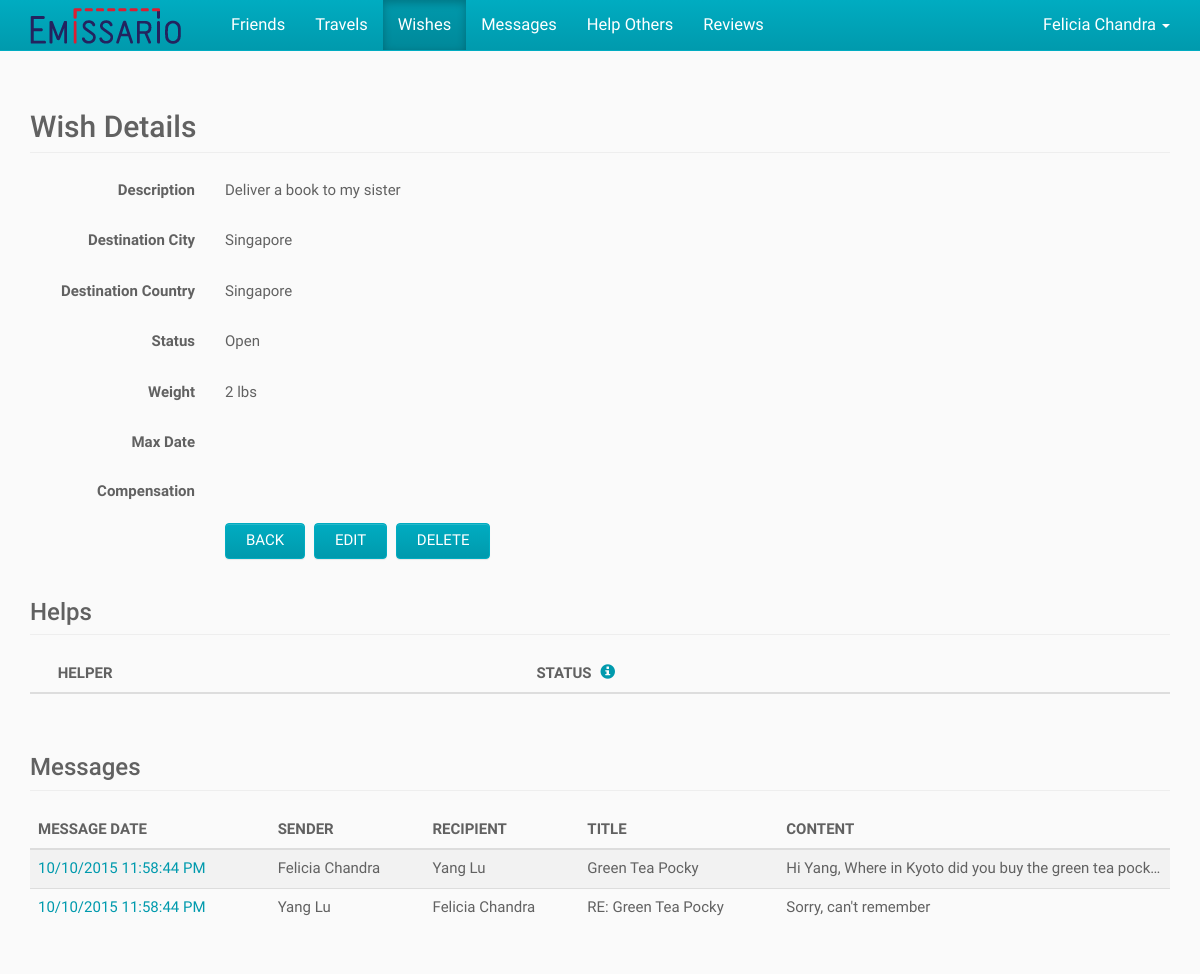
The app's page /index.php/wishes/view/1 (signed in) with its own data.
### tables this page shows
CREATE TABLE IF NOT EXISTS User (
	ID BIGINT NOT NULL AUTO_INCREMENT,
    First_Name VARCHAR(100) NOT NULL,
    Last_Name VARCHAR(100) NULL,
    Email VARCHAR(100) NOT NULL UNIQUE,
    `Password` CHAR(255) NOT NULL,
    City VARCHAR(100) NULL,
    State VARCHAR(100) NULL,
    Country VARCHAR(2) NULL,
    Phone VARCHAR(100) NULL,
    Created_On DATETIME NULL,
    Modified_On DATETIME NULL,
    PRIMARY KEY (ID)
);

CREATE TABLE IF NOT EXISTS Wish (
	ID BIGINT NOT NULL AUTO_INCREMENT,
    User_ID BIGINT NOT NULL,
    Description VARCHAR(1000) NOT NULL,
    Image BLOB NULL,
    Weight VARCHAR(50) NULL,
    Destination_City VARCHAR(100) NULL,
    Destination_Country VARCHAR(2) NULL,
    Max_Date DATE NULL,
    Compensation VARCHAR(100) NULL,
    Created_On DATETIME NULL,
    Modified_On DATETIME NULL,
    PRIMARY KEY (ID),
    FOREIGN KEY (User_ID) REFERENCES User (ID)
);

CREATE TABLE IF NOT EXISTS Country (
	Country_Code VARCHAR(2) NOT NULL,
    Country_Name VARCHAR(100) NOT NULL,
    Created_On DATETIME NULL,
    Modified_On DATETIME NULL,
    PRIMARY KEY (Country_Code)
);

CREATE TABLE IF NOT EXISTS Message (
	ID BIGINT NOT NULL AUTO_INCREMENT,
    Sender_ID BIGINT NOT NULL,
    Recipient_ID BIGINT NOT NULL,
    Title VARCHAR(255) NULL,
    Content VARCHAR(10000) NOT NULL,
    Unread BIT NOT NULL DEFAULT 1,
    Wish_ID BIGINT NULL,
    Created_On DATETIME NULL,
    Modified_On DATETIME NULL,
    PRIMARY KEY (ID),
    FOREIGN KEY (Sender_ID) REFERENCES User (ID),
    FOREIGN KEY (Recipient_ID) REFERENCES User (ID),
    FOREIGN KEY (Wish_ID) REFERENCES Wish (ID)
);

### application/controllers/wishes.php (called while the page is built, shortened)
<?php
class Wishes
{
	public function view($wishID)
	{
		$userID = $GLOBALS["beans"]->siteHelper->getSession("userID");
		$wish = $GLOBALS["beans"]->wishService->getWish($wishID, $userID);
		$messages = $GLOBALS["beans"]->messageService->getMessagesForWish($wishID, $userID);
		require APP . 'views/_templates/header.php';
		require APP . 'views/wishes/view.php';
		require APP . 'views/_templates/footer.php';
	}
}

### index.php (called while the page is built, shortened)
<?php
$app = new Application();

### application/core/service.php (called while the page is built)
<?php
class Service
{
	function __construct($model)
	{
		$this->model = $model;
	}
}

### application/core/model.php (called while the page is built)
<?php
class Model
{
	function __construct($db)
	{
		$this->db = $db;
	}
}

### application/models/userModel.php (called while the page is built, shortened)
<?php
class UserModel extends Model
{
	public function getUser($userID)
	{
		$sql = "SELECT User.*, Country.Country_Name, State.State_Name
				FROM User
				LEFT JOIN Country ON Country.Country_Code = User.Country
				LEFT JOIN State ON State.State_Code = User.State
				WHERE User.ID = :user_id";
		$parameters = array(":user_id" => $userID);
		return $GLOBALS["beans"]->queryHelper->getSingleRowObject($this->db, $sql, $parameters);
	}
}

### application/helpers/queryHelper.php (called while the page is built, shortened)
<?php
class QueryHelper
{
	public function getSingleRowObject($db, $sql, $parameters) {
		$query = $db->prepare($sql);
		$query->execute($parameters);
		$result = $query->fetch();
		return $result;
	}
}

### application/services/userService.php (called while the page is built, shortened)
<?php
class UserService extends Service
{
	public function getUser($userID)
	{
		return $this->model->getUser($userID);
	}
}

### application/models/wishModel.php (called while the page is built, shortened)
<?php
class WishModel extends Model
{
	public function getWish($wishID, $userID = "", $wishStatus = "")
	{
		$sql = "SELECT Wish.*,
					DATE_FORMAT(Wish.Max_Date, '%m/%d/%Y') AS Formatted_Max_Date,
					Country.Country_Name AS Destination_Country_Name
				FROM Wish
				LEFT JOIN Country ON Country.Country_Code = Wish.Destination_Country
				WHERE Wish.ID = :wish_id";
		if (is_numeric($userID)) {
			$sql .= " AND Wish.User_ID = :user_id";
		}
		$parameters = array(':wish_id' => $wishID);
		if (is_numeric($userID)) {
			$parameters[":user_id"] = $userID;
		}
		return $GLOBALS["beans"]->queryHelper->getSingleRowObject($this->db, $sql, $parameters);
	}
}

### application/services/wishService.php (called while the page is built, shortened)
<?php
class WishService extends Service
{
	public function getWish($wishID, $userID = "", $wishStatus = "")
	{
		return $this->model->getWish($wishID, $userID, $wishStatus);
	}
}

### application/models/messageModel.php (called while the page is built, shortened)
<?php
class MessageModel extends Model
{
	public function getMessagesForWish($wishID, $userID = "")
	{
		$sql = "SELECT Message.*,
					Sender.First_name AS Sender_First_Name,
					Sender.Last_name AS Sender_Last_Name,
					Recipient.First_Name AS Recipient_First_Name,
					Recipient.Last_Name AS Recipient_Last_Name,
					DATE_FORMAT(Message.Created_On, '%m/%d/%Y %r') AS Formatted_Created_On
				FROM Message
				INNER JOIN Wish ON Wish.ID = Message.Wish_ID
				INNER JOIN User Sender ON Sender.ID = Message.Sender_ID
				INNER JOIN User Recipient ON Recipient.ID = Message.Recipient_ID
				WHERE Message.Wish_ID = :wish_id";
		if (is_numeric($userID)) {
			$sql .= " AND (Wish.User_ID = :user_id
						OR Message.Recipient_ID = :user_id
						OR Message.Sender_ID = :user_id)";
		}
		$sql .= " ORDER BY Message.Created_On DESC";
		$parameters = array(":wish_id" => $wishID);
		if (is_numeric($userID))
		{
			$parameters[":user_id"] = $userID;
		}
		$query = $this->db->prepare($sql);
		$query->execute($parameters);
		return $query->fetchAll();
	}
}

### application/services/messageService.php (called while the page is built, shortened)
<?php
class MessageService extends Service
{
	public function getMessagesForWish($wishID, $userID = "")
	{
		return $this->model->getMessagesForWish($wishID, $userID);
	}
}

### application/views/wishes/view.php (the view, shortened to what this page needs)
<div class="container">
	<h2 class="page-header">Wish Details</h2>
	<div class="section form-horizontal">
		<div class="form-group">
			<label class="col-sm-2 control-label">Description</label>
			<div class="col-sm-10">
				<p class="form-control-static"><?php echo $wish->Description ?></p>
			</div>
		</div>
		<div class="form-group">
			<label class="col-sm-2 control-label">Destination City</label>
			<div class="col-sm-10">
				<p class="form-control-static"><?php echo $wish->Destination_City ?></p>
			</div>
		</div>
		<div class="form-group">
			<label class="col-sm-2 control-label">Destination Country</label>
			<div class="col-sm-10">
				<p class="form-control-static"><?php echo $wish->Destination_Country_Name ?></p>
			</div>
		</div>
		<div class="form-group">
			<label class="col-sm-2 control-label">Status</label>
			<div class="col-sm-10">
				<p class="form-control-static"><?php echo $wish->Status ?></p>
			</div>
		</div>
		<div class="form-group">
			<label class="col-sm-2 control-label">Weight</label>
			<div class="col-sm-10">
				<p class="form-control-static"><?php echo $wish->Weight ?></p>
			</div>
		</div>
		<div class="form-group">
			<label class="col-sm-2 control-label">Max Date</label>
			<div class="col-sm-10">
				<p class="form-control-static"><?php echo $wish->Formatted_Max_Date ?></p>
			</div>
		</div>
		<div class="form-group">
			<label class="col-sm-2 control-label">Compensation</label>
			<div class="col-sm-10">
				<p class="form-control-static"><?php echo $wish->Compensation ?></p>
			</div>
		</div>
		<div class="form-group">
			<div class="col-sm-offset-2 col-sm-10">
				<button type="button" id="back" class="btn btn-default">Back</button>
				<?php if (strcasecmp("Open", $wish->Status) == 0) { ?>
					<button type="button" id="edit" class="btn btn-default">Edit</button>
					<button type="button" id="delete" class="btn btn-default">Delete</button>
				<?php } elseif (strcasecmp("Accepted", $wish->Status) == 0) { ?>
					<button type="button" id="close" class="btn btn-default">Close</button>
				<?php } ?>
			</div>
		</div>
	</div>
	<div class="section">
		<h3 class="page-header">Helps</h3>
		<div class="table-responsive">
			<table class="table table-striped">
				<thead>
					<tr>
						<th width="1%">&nbsp;</th>
						<th>Helper</th>
						<th>
							Status
							<a id="statusInfo" tabindex="0" role="button" data-toggle="popover" class="info-button">
								<i class="glyphicon glyphicon-info-sign"></i>
							</a>
						</th>
					</tr>
				</thead>
			</table>
		</div>
	</div>
	<div class="section">
		<h3 class="page-header">Messages</h3>
		<div class="table-responsive">
			<table class="table table-striped">
				<thead>
					<tr>
						<th>Message Date</th>
						<th>Sender</th>
						<th>Recipient</th>
						<th>Title</th>
						<th>Content</th>
					</tr>
				</thead>
				<tbody>
					<?php foreach ($messages as $message) { ?>
						<tr>
							<td>
								<a href="<?php echo URL_WITH_INDEX_FILE . "messages/view/" . $message->ID; ?>">
									<?php echo $message->Formatted_Created_On ?>
								</a>
							</td>
							<td><?php echo $message->Sender_First_Name . " " . $message->Sender_Last_Name ?></td>
							<td><?php echo $message->Recipient_First_Name . " " . $message->Recipient_Last_Name ?></td>
							<td><?php echo $message->Title ?></td>
							<td class="truncate"><?php echo $message->Content ?></td>
						</tr>
					<?php } ?>
				</tbody>
			</table>
		</div>
	</div>
</div>

### application/views/_templates/header.php (shortened to what this page needs)
<?php
$activeView = "";
if (array_key_exists("PATH_INFO", $_SERVER)) {
	$pathInfoArray = explode("/", $_SERVER["PATH_INFO"]);
	$activeView = $pathInfoArray[1];
}
if (!isset($user)) {
	$user = $GLOBALS["beans"]->userService->getUser($userID);
}
?><!DOCTYPE html>
<html lang="en">
<head>
	<link href="<?php echo URL; ?>public/css/bootstrap.css" rel="stylesheet">
	<link href="<?php echo URL; ?>public/css/bootstrap-theme.css" rel="stylesheet">
	<link href="<?php echo URL; ?>public/css/bootstrap-datepicker3.css" rel="stylesheet">
</head>
<body>
	<nav class="navbar navbar-inverse navbar-fixed-top">
		<div class="container">
			<div class="navbar-header">
				<a class="navbar-brand" href="<?php echo URL_WITH_INDEX_FILE; ?>">
					<img alt="Emissario" src="<?php echo URL; ?>public/img/logo.png" />
				</a>
			</div>
			<?php if (is_numeric($userID)) { ?>
				<div id="navbar" class="navbar-collapse collapse">
					<ul class="nav navbar-nav navbar-left">
						<?php echo $GLOBALS["beans"]->siteHelper->getNavigationHTML($activeView); ?>
					</ul>
					<ul class="nav navbar-nav navbar-right">
						<li class="dropdown">
							<a class="dropdown-toggle" href="#!" aria-expanded="false" aria-haspopup="true" role="button" data-toggle="dropdown">
								<?php echo $user->First_Name . " " . $user->Last_Name ?>
								<span class="caret"></span>
							</a>
						</li>
					</ul>
				</div>
			<?php } ?>
		</div>
	</nav>

### records on screen
user: First_Name "Felicia", Last_Name "Chandra"
wish: Description "Deliver a book to my sister", Destination_City "Singapore", country.Country_Name "Singapore", Status "Open", Weight "2 lbs"
message: Formatted_Created_On "10/10/2015 11:58:44 PM", Sender_ID.First_Name "Felicia", Sender_ID.Last_Name "Chandra", Recipient_ID.First_Name "Yang", Recipient_ID.Last_Name "Lu", Title "Green Tea Pocky", Content "Hi Yang, Where in Kyoto did you buy the green tea pock…"
message: Formatted_Created_On "10/10/2015 11:58:44 PM", Sender_ID.First_Name "Yang", Sender_ID.Last_Name "Lu", Recipient_ID.First_Name "Felicia", Recipient_ID.Last_Name "Chandra", Title "RE: Green Tea Pocky", Content "Sorry, can't remember"

### other values on screen
$viewTitle "Friends"
$viewTitle "Travels"
$viewTitle "Wishes"
$viewTitle "Messages"
$viewTitle "Help Others"
$viewTitle "Reviews"
